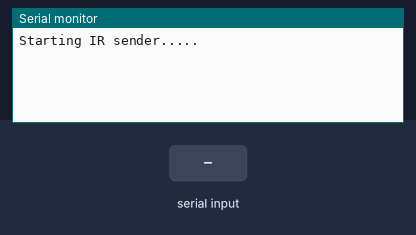
This sketch was run on a simulated Arduino Uno, built with avr-gcc and run on an emulated ATmega328P. On the bench: the last lines printed to the serial monitor. The inputs (shaded band) are chosen by the test bench.

Above: at 1.2 s.
1.3 s: "90,45\n" received over Serial
At 1.9 s:
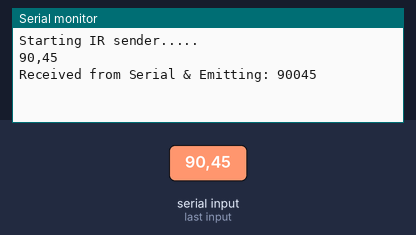
2.9 s: "5\n" received over Serial
At 3.8 s:
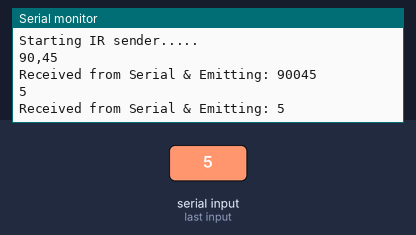

Measured:
- after the input at 1.3 s, the serial monitor: prints a new line at once (image 1)
- after the input at 2.9 s, the serial monitor: prints a new line at once (image 2)

The sketch:

irRemoteSend.ino
```cpp
#include <IRremote.hpp>

#define IR_SEND_PIN 3

int       i;
bool      n;
char      data[20];
uint32_t  ul;
uint16_t  sAddress;
uint8_t   sCommand;
uint8_t   sRepeats;

void setup() {
  Serial.begin(115200);
  IrSender.begin(IR_SEND_PIN, false);
  Serial.println("Starting IR sender.....");
}

void loop() {
  i = 0;

  while (Serial.available()) {
    data[i] = Serial.read();
    Serial.print(data[i]);
    i++;
    n = true;
    delay(20);
  }

  if (n) {
    n = false;
    data[i - 1] = '\0';
    ul  =  0;
    for (int j = 0 ; j < strlen(data) ; j++) {
      ul *= 16;
      if (data[j] >= 'A' && data[j] <= 'F') {
        ul += (data[j] - 'A' + 10);
      }
      else if (data[j] >= 'a' && data[j] <= 'f') {
        ul += (data[j] - 'a' + 10);
      }
      else if(data[j] >= '0' && data[j] <= '9'){
        ul += data[j] - '0';
      }
    }
    Serial.print("Received from Serial & Emitting: ");
    Serial.println(ul, HEX);
    delay(50);

    IrSender.sendNECRaw(ul, 0);
  }
}
```
